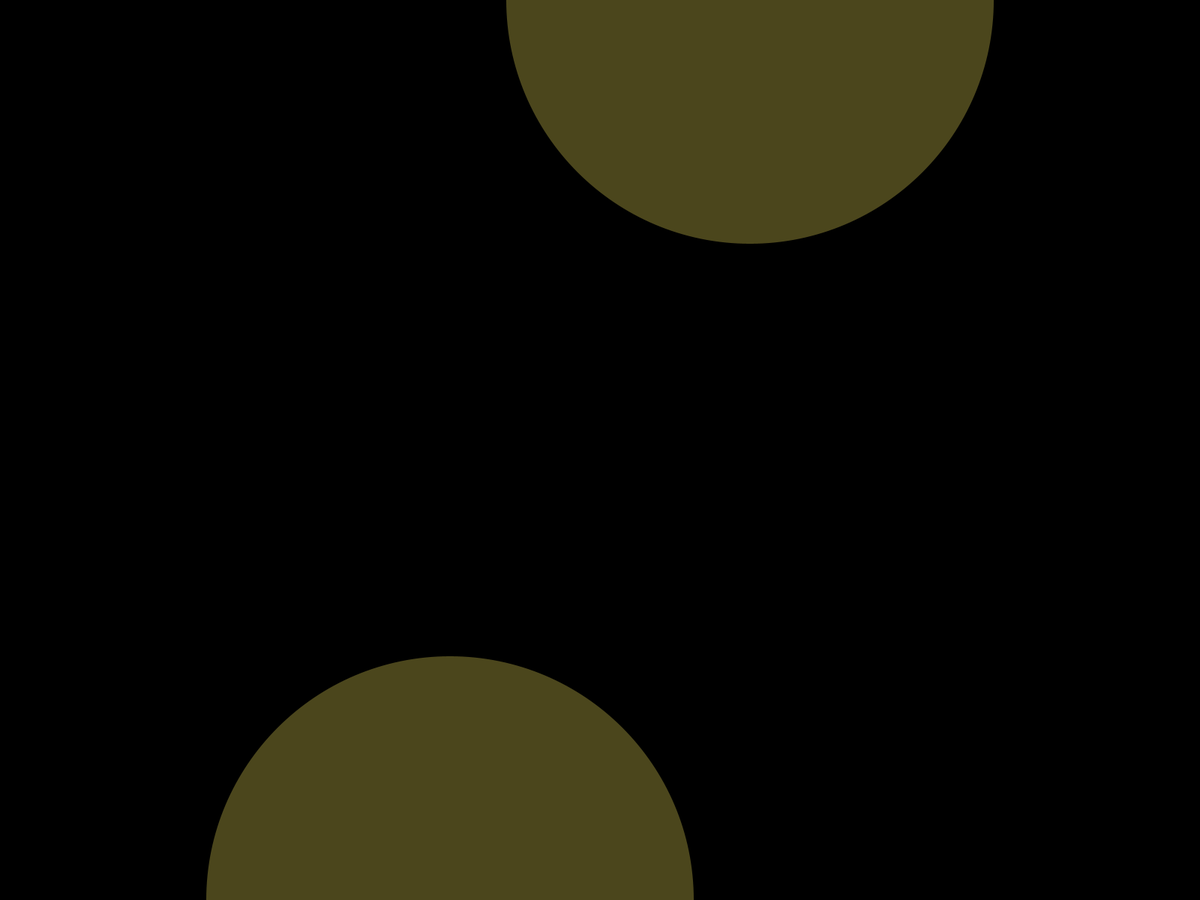
Frame 1 (no input)
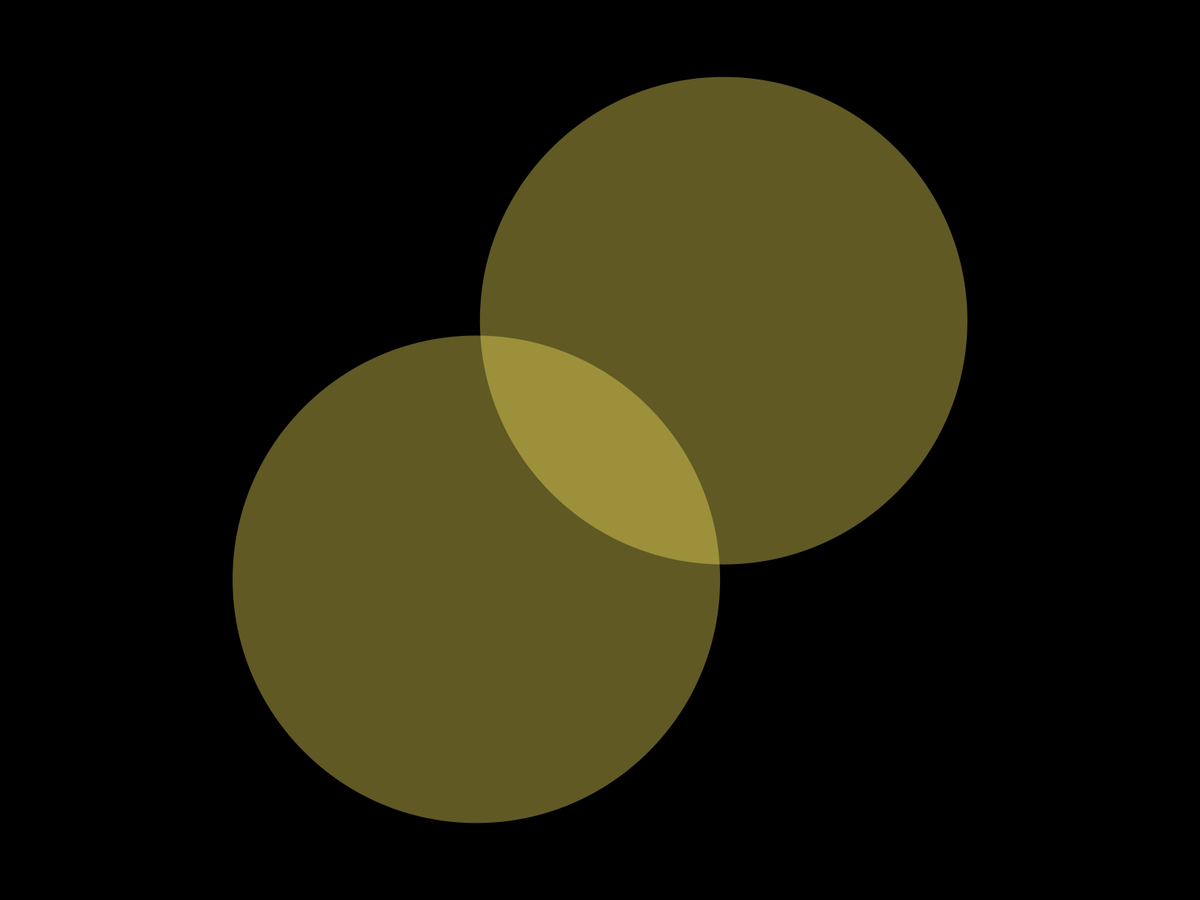
Frame 60 (the mouse pressed at the canvas centre just before this capture)
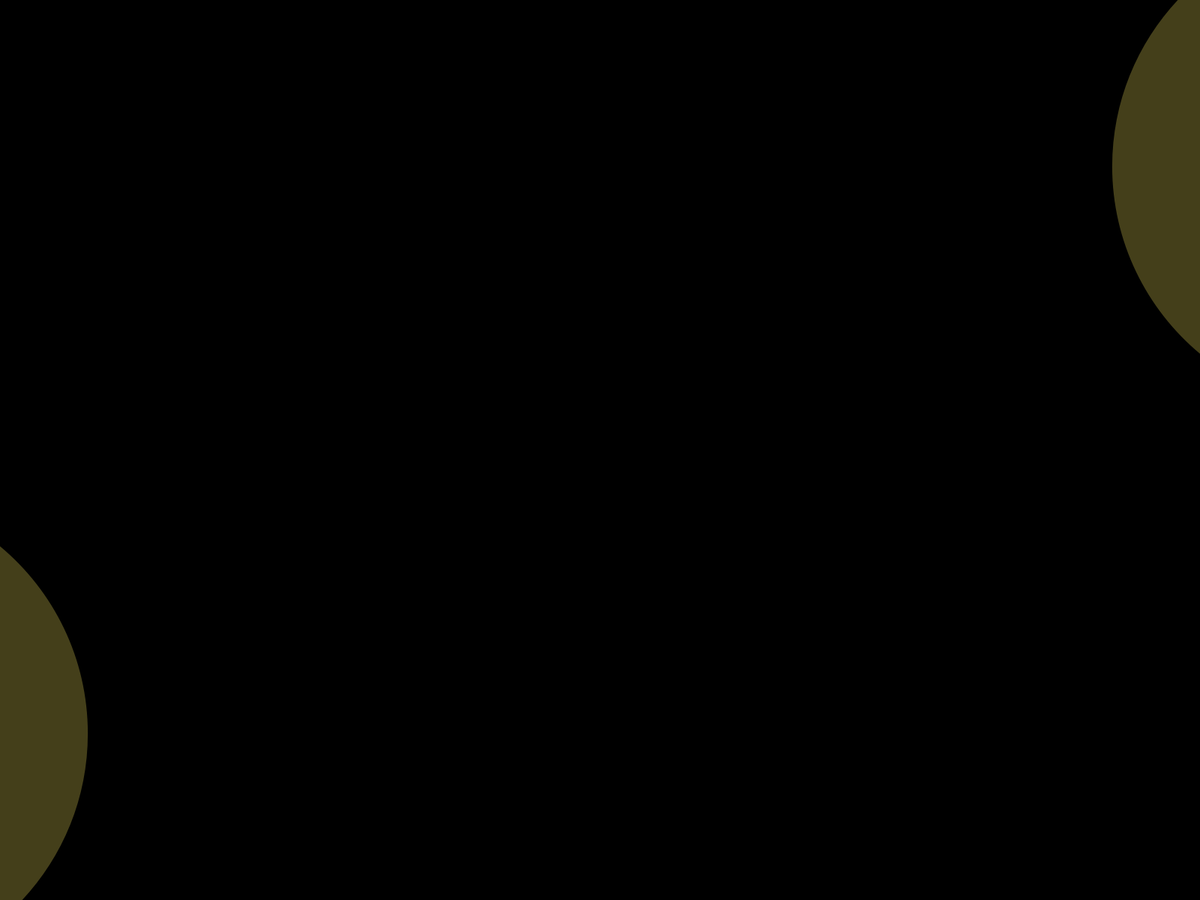
Frame 120 (the mouse held since frame 60 and released just before this capture)

The Processing sketch that drew these frames (run headless with seeded random() and noise(); from frame 60 on, the mouse is pressed at the canvas centre):

// Processing sketch: p170525light
// ── p170525light.pde
/*
**
 ** TITLE: ぐるぐる照明 - 犯人はあそこだ！！
 ** NOTE: ヘボい技術を駆使してくだらないことをやる
 **
 ** HOW TO USE:
 ** (1)これを壁に投影する
 ** (2)誰でも良いからできるだけ照明に当たらないようにキョロキョロしながら投影中の画面にそろ〜っと入り込む
 ** (3)照明に当たってしまったら「NO MORE 映画泥棒！」とか言いながらキャッキャする
 **
 ** UPDATE: MAY 25, 2017
 ** AUTOR: TGA
 **
 **/

float px, py, rScr, alph;
float pRad;
final color COL_LIGHT = color(255, 237, 96); 
final int LIGHT_R = 650;
final float ROTATE_CYCLE = PI/210;
final int CORNER_LU = 1;//左上
final int CORNER_LD = 2;//左下
final int CORNER_RU = 3;//右上
final int CORNER_RD = 4;//右下

/* スポットライトの表示 */
void Light(float x, float y, float r, float alph) {
  noStroke();
  fill(COL_LIGHT, alph);
  ellipse(x, y, r, r);
}

/* calucrate alpha-value */
float CalcAlpha(float rad, float min) {
  //2つの証明が重なる時にアルファ値がだいたい100に近くなるようにする
  rad = abs(rad - min);
  if (rad > PI) { 
    rad = TWO_PI - rad;
  }
  return 100 * (rad/PI);
}

/* 画面の四隅を中心としたスポットライト(照明)を表示する */
void SetLight(float rad, int pos) {
  switch(pos) {
  case CORNER_LU: //左上
    Light(rScr * cos(rad), rScr * sin(rad), LIGHT_R, CalcAlpha(rad, QUARTER_PI*5));
    break;
  case CORNER_LD: //左下
    Light(rScr * cos(rad), height + rScr * sin(rad), LIGHT_R, CalcAlpha(rad, QUARTER_PI*3));
    break;
  case CORNER_RU: //右上
    Light(width + rScr * cos(rad), rScr * sin(rad), LIGHT_R, CalcAlpha(rad, QUARTER_PI*7));
    break;
  case CORNER_RD: //右下
    Light(width + rScr * cos(rad), height + rScr * sin(rad), LIGHT_R, CalcAlpha(rad, QUARTER_PI*1));
    break;
  default:
    break;
  }
}

/* 画面の四隅を中心にスポットライト(照明)をぐるぐるまわす */
void LightMove(float rad) {
  //照明が画面に出現するタイミングは雰囲気
  SetLight(rad, CORNER_LU);//左上
  SetLight(rad+PI/2, CORNER_LD);//左下
  SetLight(rad-PI/2, CORNER_RU);//右上
  SetLight(rad+PI, CORNER_RD);//右下
}

/*-------------------*/
void setup() {
  fullScreen();
  px = width/2;
  py = height/2;
  pRad=0;

  //対角線の中央までの距離(それぞれのスポットライトは対角線の中央で重なるように回る)
  rScr = sqrt(width*width + height*height)/2;
}

void draw() {
  background(0);
  LightMove(pRad);

  if (pRad >= TWO_PI) {
    pRad -= TWO_PI;
  }

  pRad += ROTATE_CYCLE;
}
